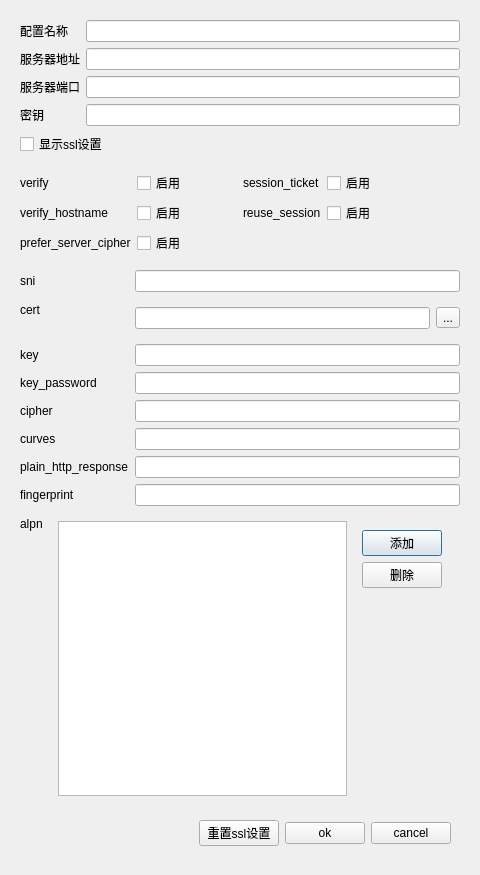
<?xml version="1.0" encoding="UTF-8"?>
<ui version="4.0">
 <class>ConnectionForm</class>
 <widget class="QDialog" name="ConnectionForm">
  <property name="geometry">
   <rect>
    <x>0</x>
    <y>0</y>
    <width>480</width>
    <height>875</height>
   </rect>
  </property>
  <property name="minimumSize">
   <size>
    <width>0</width>
    <height>0</height>
   </size>
  </property>
  <property name="windowTitle">
   <string>Dialog</string>
  </property>
  <property name="modal">
   <bool>false</bool>
  </property>
  <layout class="QVBoxLayout" name="verticalLayout_5">
   <property name="leftMargin">
    <number>20</number>
   </property>
   <property name="topMargin">
    <number>20</number>
   </property>
   <property name="rightMargin">
    <number>20</number>
   </property>
   <property name="bottomMargin">
    <number>20</number>
   </property>
   <item>
    <layout class="QFormLayout" name="formLayout">
     <item row="0" column="0">
      <widget class="QLabel" name="label">
       <property name="text">
        <string>配置名称</string>
       </property>
      </widget>
     </item>
     <item row="0" column="1">
      <widget class="QLineEdit" name="name"/>
     </item>
     <item row="1" column="0">
      <widget class="QLabel" name="label_3">
       <property name="text">
        <string>服务器地址</string>
       </property>
      </widget>
     </item>
     <item row="1" column="1">
      <widget class="QLineEdit" name="addr"/>
     </item>
     <item row="2" column="0">
      <widget class="QLabel" name="label_4">
       <property name="text">
        <string>服务器端口</string>
       </property>
      </widget>
     </item>
     <item row="2" column="1">
      <widget class="QLineEdit" name="port"/>
     </item>
     <item row="3" column="0">
      <widget class="QLabel" name="label_5">
       <property name="text">
        <string>密钥</string>
       </property>
      </widget>
     </item>
     <item row="3" column="1">
      <widget class="QLineEdit" name="password"/>
     </item>
    </layout>
   </item>
   <item>
    <widget class="QCheckBox" name="ssl_settings_show">
     <property name="text">
      <string>显示ssl设置</string>
     </property>
    </widget>
   </item>
   <item>
    <layout class="QVBoxLayout" name="ssl_settings">
     <item>
      <widget class="QWidget" name="widget_3" native="true">
       <layout class="QHBoxLayout" name="horizontalLayout_5">
        <property name="leftMargin">
         <number>0</number>
        </property>
        <property name="rightMargin">
         <number>0</number>
        </property>
        <item>
         <layout class="QFormLayout" name="ssl_settings_form1">
          <item row="0" column="0">
           <widget class="QLabel" name="label_22">
            <property name="text">
             <string>verify</string>
            </property>
           </widget>
          </item>
          <item row="0" column="1">
           <widget class="QCheckBox" name="verify">
            <property name="text">
             <string>启用</string>
            </property>
           </widget>
          </item>
          <item row="1" column="0">
           <widget class="QLabel" name="label_23">
            <property name="text">
             <string>verify_hostname</string>
            </property>
           </widget>
          </item>
          <item row="1" column="1">
           <widget class="QCheckBox" name="verify_hostname">
            <property name="text">
             <string>启用</string>
            </property>
           </widget>
          </item>
          <item row="2" column="0">
           <widget class="QLabel" name="label_24">
            <property name="text">
             <string>prefer_server_cipher</string>
            </property>
           </widget>
          </item>
          <item row="2" column="1">
           <widget class="QCheckBox" name="prefer_server_cipher">
            <property name="text">
             <string>启用</string>
            </property>
           </widget>
          </item>
         </layout>
        </item>
        <item>
         <layout class="QFormLayout" name="ssl_settings_form2">
          <item row="0" column="0">
           <widget class="QLabel" name="qlabel">
            <property name="text">
             <string>session_ticket</string>
            </property>
           </widget>
          </item>
          <item row="0" column="1">
           <widget class="QCheckBox" name="session_ticket">
            <property name="text">
             <string>启用</string>
            </property>
           </widget>
          </item>
          <item row="1" column="0">
           <widget class="QLabel" name="label_26">
            <property name="text">
             <string>reuse_session</string>
            </property>
           </widget>
          </item>
          <item row="1" column="1">
           <widget class="QCheckBox" name="reuse_session">
            <property name="text">
             <string>启用</string>
            </property>
           </widget>
          </item>
         </layout>
        </item>
       </layout>
      </widget>
     </item>
     <item>
      <layout class="QFormLayout" name="ssl_settings_form3">
       <item row="0" column="0">
        <widget class="QLabel" name="label_27">
         <property name="text">
          <string>sni</string>
         </property>
        </widget>
       </item>
       <item row="0" column="1">
        <widget class="QLineEdit" name="sni"/>
       </item>
       <item row="1" column="0">
        <widget class="QLabel" name="label_28">
         <property name="text">
          <string>cert</string>
         </property>
        </widget>
       </item>
       <item row="1" column="1">
        <widget class="QWidget" name="widget_11" native="true">
         <layout class="QHBoxLayout" name="horizontalLayout_6">
          <property name="leftMargin">
           <number>0</number>
          </property>
          <property name="rightMargin">
           <number>0</number>
          </property>
          <item>
           <widget class="QLineEdit" name="cert"/>
          </item>
          <item>
           <widget class="QToolButton" name="cert_file_open">
            <property name="text">
             <string>...</string>
            </property>
           </widget>
          </item>
         </layout>
        </widget>
       </item>
       <item row="2" column="0">
        <widget class="QLabel" name="label_29">
         <property name="text">
          <string>key</string>
         </property>
        </widget>
       </item>
       <item row="2" column="1">
        <widget class="QLineEdit" name="key"/>
       </item>
       <item row="3" column="0">
        <widget class="QLabel" name="label_30">
         <property name="text">
          <string>key_password</string>
         </property>
        </widget>
       </item>
       <item row="3" column="1">
        <widget class="QLineEdit" name="key_password"/>
       </item>
       <item row="4" column="0">
        <widget class="QLabel" name="label_31">
         <property name="text">
          <string>cipher</string>
         </property>
        </widget>
       </item>
       <item row="4" column="1">
        <widget class="QLineEdit" name="cipher"/>
       </item>
       <item row="5" column="0">
        <widget class="QLabel" name="label_32">
         <property name="text">
          <string>curves</string>
         </property>
        </widget>
       </item>
       <item row="5" column="1">
        <widget class="QLineEdit" name="curves"/>
       </item>
       <item row="6" column="0">
        <widget class="QLabel" name="label_33">
         <property name="text">
          <string>plain_http_response</string>
         </property>
        </widget>
       </item>
       <item row="6" column="1">
        <widget class="QLineEdit" name="plain_http_response"/>
       </item>
       <item row="7" column="0">
        <widget class="QLabel" name="label_36">
         <property name="text">
          <string>fingerprint</string>
         </property>
        </widget>
       </item>
       <item row="7" column="1">
        <widget class="QLineEdit" name="fingerprint"/>
       </item>
      </layout>
     </item>
     <item>
      <layout class="QFormLayout" name="ssl_settings_form4">
       <item row="0" column="0">
        <widget class="QLabel" name="label_21">
         <property name="text">
          <string>alpn</string>
         </property>
        </widget>
       </item>
       <item row="0" column="1">
        <widget class="QWidget" name="widget_8" native="true">
         <layout class="QHBoxLayout" name="horizontalLayout_4">
          <item>
           <widget class="QListWidget" name="alpn_list"/>
          </item>
          <item>
           <widget class="QWidget" name="widget_9" native="true">
            <layout class="QVBoxLayout" name="verticalLayout_2">
             <item>
              <widget class="QPushButton" name="add_alpn_item">
               <property name="text">
                <string>添加</string>
               </property>
              </widget>
             </item>
             <item>
              <widget class="QPushButton" name="del_alpn_item">
               <property name="text">
                <string>删除</string>
               </property>
              </widget>
             </item>
             <item>
              <widget class="QWidget" name="widget_10" native="true"/>
             </item>
            </layout>
           </widget>
          </item>
         </layout>
        </widget>
       </item>
      </layout>
     </item>
    </layout>
   </item>
   <item>
    <widget class="QWidget" name="widget" native="true">
     <layout class="QHBoxLayout" name="horizontalLayout_16">
      <item>
       <spacer name="horizontalSpacer">
        <property name="orientation">
         <enum>Qt::Horizontal</enum>
        </property>
        <property name="sizeHint" stdset="0">
         <size>
          <width>40</width>
          <height>20</height>
         </size>
        </property>
       </spacer>
      </item>
      <item>
       <widget class="QPushButton" name="resetSSL">
        <property name="text">
         <string>重置ssl设置</string>
        </property>
       </widget>
      </item>
      <item>
       <widget class="QPushButton" name="ok">
        <property name="text">
         <string>ok</string>
        </property>
       </widget>
      </item>
      <item>
       <widget class="QPushButton" name="cancel">
        <property name="text">
         <string>cancel</string>
        </property>
       </widget>
      </item>
     </layout>
    </widget>
   </item>
  </layout>
 </widget>
 <resources/>
 <connections/>
</ui>
